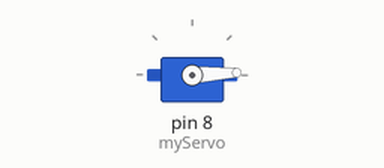
This program was run on a simulated Arduino Uno, built with avr-gcc and run on an emulated ATmega328P. Shown: servo.

Above: at 0.05 s.
At 1.3 s:
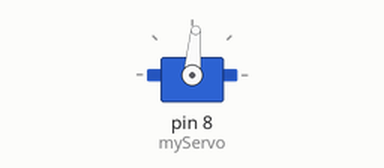
At 2.6 s:
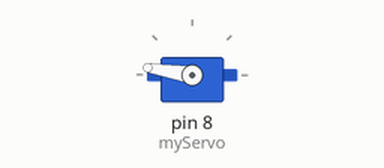
At 5.2 s:
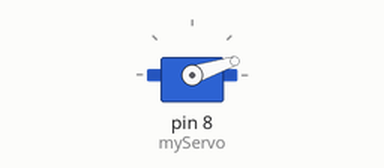
Timing chart, 0 to 7.1 s (numbered marks = the images above):
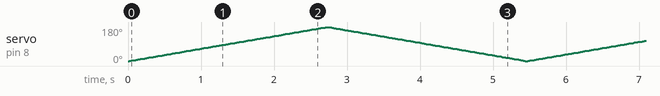

The program:

main.cpp
```cpp
#include <Arduino.h>
#include <Servo.h>

/*
 * 实验概要：本实验使用Arduino和9g舵机，实现舵机的往复旋转。
 * 舵机从0度旋转到180度，然后从180度旋转回0度，循环往复。
 * 使用Servo库控制舵机位置，并通过延时控制旋转速度。
 */

Servo myServo;  // 创建舵机对象，用于控制舵机
int pos = 0;    // 舵机位置变量，存储当前角度

void setup() {
  myServo.attach(8); // 将舵机信号线连接到数字引脚8
}

void loop() {
  // 从0度旋转到180度
  for (pos = 0; pos <= 180; pos += 1) {
    myServo.write(pos); // 设置舵机位置为pos度
    delay(15);          // 延时15毫秒，让舵机到达位置
  }
  // 从180度旋转回0度
  for (pos = 180; pos >= 0; pos -= 1) {
    myServo.write(pos); // 设置舵机位置为pos度
    delay(15);          // 延时15毫秒，让舵机到达位置
  }
}
```
